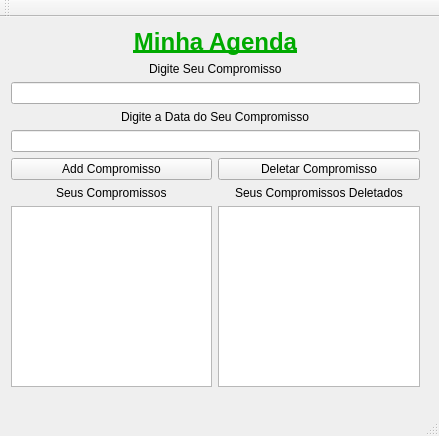
<?xml version="1.0" encoding="UTF-8"?>
<ui version="4.0">
 <class>MainWindow1</class>
 <widget class="QMainWindow" name="MainWindow1">
  <property name="geometry">
   <rect>
    <x>0</x>
    <y>0</y>
    <width>439</width>
    <height>436</height>
   </rect>
  </property>
  <property name="windowTitle">
   <string>MainWindow1</string>
  </property>
  <widget class="QWidget" name="centralWidget">
   <widget class="QWidget" name="gridLayoutWidget">
    <property name="geometry">
     <rect>
      <x>0</x>
      <y>0</y>
      <width>431</width>
      <height>381</height>
     </rect>
    </property>
    <layout class="QGridLayout" name="gridLayout_2">
     <item row="9" column="2" alignment="Qt::AlignHCenter">
      <widget class="QLabel" name="label_3">
       <property name="text">
        <string>Seus Compromissos</string>
       </property>
      </widget>
     </item>
     <item row="10" column="2">
      <widget class="QPlainTextEdit" name="plainTextEdit"/>
     </item>
     <item row="6" column="3">
      <widget class="QPushButton" name="pushButton_8">
       <property name="text">
        <string>Deletar Compromisso</string>
       </property>
      </widget>
     </item>
     <item row="9" column="3" alignment="Qt::AlignHCenter">
      <widget class="QLabel" name="label_4">
       <property name="text">
        <string>Seus Compromissos Deletados</string>
       </property>
      </widget>
     </item>
     <item row="0" column="2" colspan="2">
      <widget class="QLabel" name="label_6">
       <property name="text">
        <string>&lt;html&gt;&lt;head/&gt;&lt;body&gt;&lt;p align=&quot;center&quot;&gt;&lt;span style=&quot; font-size:18pt; font-weight:600; text-decoration: underline; color:#00aa00;&quot;&gt;Minha Agenda&lt;/span&gt;&lt;/p&gt;&lt;/body&gt;&lt;/html&gt;</string>
       </property>
      </widget>
     </item>
     <item row="5" column="2" colspan="2">
      <widget class="QLineEdit" name="lineEdit_4"/>
     </item>
     <item row="6" column="2">
      <widget class="QPushButton" name="pushButton_7">
       <property name="text">
        <string>Add Compromisso</string>
       </property>
      </widget>
     </item>
     <item row="3" column="2" colspan="2" alignment="Qt::AlignHCenter">
      <widget class="QLabel" name="label_2">
       <property name="text">
        <string>Digite a Data do Seu Compromisso</string>
       </property>
      </widget>
     </item>
     <item row="1" column="2" colspan="2" alignment="Qt::AlignHCenter">
      <widget class="QLabel" name="label">
       <property name="text">
        <string>Digite Seu Compromisso</string>
       </property>
      </widget>
     </item>
     <item row="2" column="2" colspan="2">
      <widget class="QLineEdit" name="lineEdit_3"/>
     </item>
     <item row="10" column="3">
      <widget class="QPlainTextEdit" name="plainTextEdit_2"/>
     </item>
    </layout>
   </widget>
  </widget>
  <widget class="QMenuBar" name="menuBar">
   <property name="geometry">
    <rect>
     <x>0</x>
     <y>0</y>
     <width>439</width>
     <height>21</height>
    </rect>
   </property>
  </widget>
  <widget class="QToolBar" name="mainToolBar">
   <attribute name="toolBarArea">
    <enum>TopToolBarArea</enum>
   </attribute>
   <attribute name="toolBarBreak">
    <bool>false</bool>
   </attribute>
  </widget>
  <widget class="QStatusBar" name="statusBar"/>
 </widget>
 <layoutdefault spacing="6" margin="11"/>
 <resources/>
 <connections/>
</ui>
